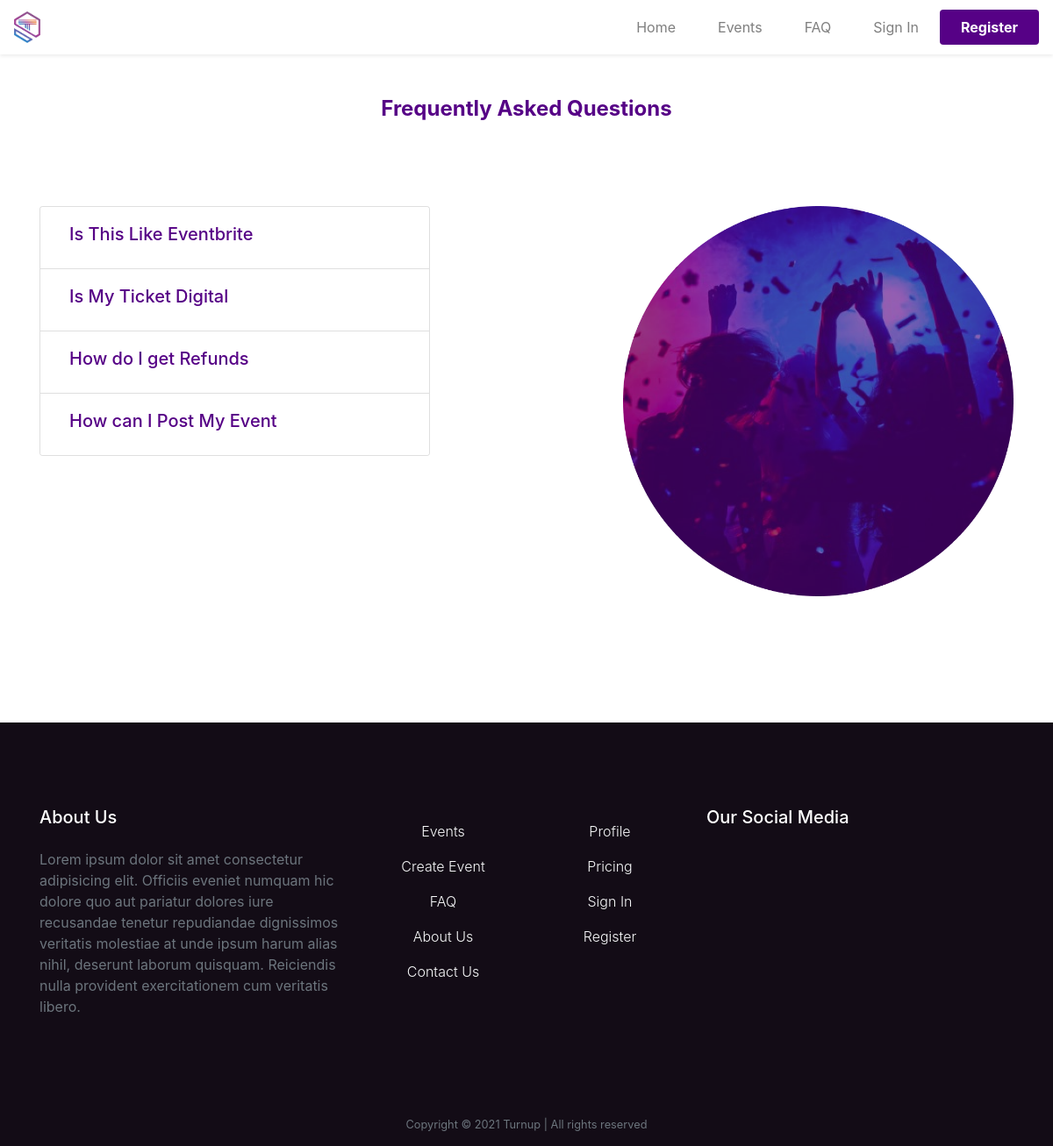
Screenshot of /help/ with the database file from the repository.
### core/models.py (models this page shows, shortened)
class FAQ(models.Model):
    title = models.CharField(max_length=200)
    solution = models.TextField()

### core/views.py (the view)
# urls.py: path("help/", views.FAQListView.as_view(), name="faq"),
class FAQListView(ListView):
    model = FAQ
    template_name = "core/help.html"

### cart/context_processor.py (called while the page is built)
def cart_total_amount(request):
	if request.user.is_authenticated:
		cart = Cart(request)
		total_bill = 0.0
		for key,value in request.session['cart'].items():
			if value['sale_price'] != 'None':
				total_bill = total_bill + (float(value['sale_price']) * value['quantity'])
			else:
				total_bill = total_bill + (float(value['price']) * value['quantity'])
		return {'cart_total_amount' : total_bill}
	else:
		return {'cart_total_amount' : 0}

### core/templates/core/help.html (shortened to what this page needs)
{% extends 'base_slim.html' %}
{% load static %}
{% block content %}
<main>
  <div class="container my-5">
    <h4 class="text-purple my-5 text-center font-weight-bold">Frequently Asked Questions</h4>
    <div class="row py-5">
      <div class="col-md-5">
        <div class="accordion" id="accordionExample">
          {% for question in object_list %}
          <div class="card">
            <div class="card-header bg-white" id="heading{{forloop.counter}}">
              <h5 class="mb-0">
                <button class="btn btn-link collapsed text-decoration-none text-purple" type="button" data-toggle="collapse"
                  data-target="#collapse{{forloop.counter}}" aria-expanded="true" aria-controls="collapse{{forloop.counter}}">
                  <h5>{{question.title}}</h5>
                </button>
              </h5>
            </div>
          </div>
          {% endfor %}
        </div>
      </div>
      <div class="col-md-5 offset-md-2 order-first order-md-last mb-5 d-none d-md-block">
        <img src="{% static 'core/img/new/img 6.png' %}" class="img-fluid" alt="">
      </div>
    </div>
  </div>
</main>
{% endblock content %}

### core/static/core/css/style.css (style rules this page uses)
.text-purple { color: #560186; }

### rows the page displays
FAQ: title "Is This Like Eventbrite"
FAQ: title "Is My Ticket Digital"
FAQ: title "How do I get Refunds"
FAQ: title "How can I Post My Event"
